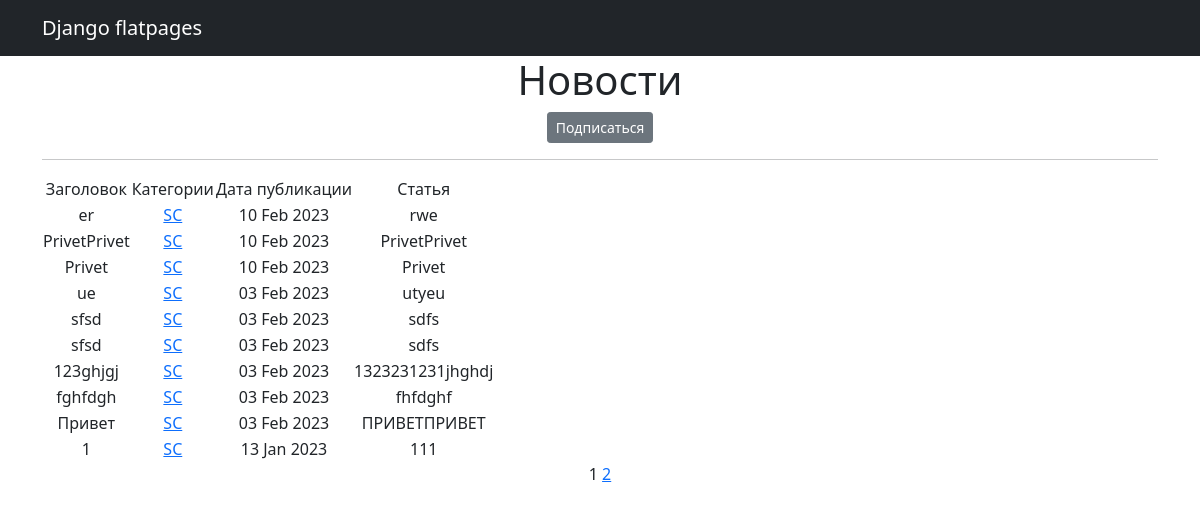
Page /categories/1 on the earlier database version.
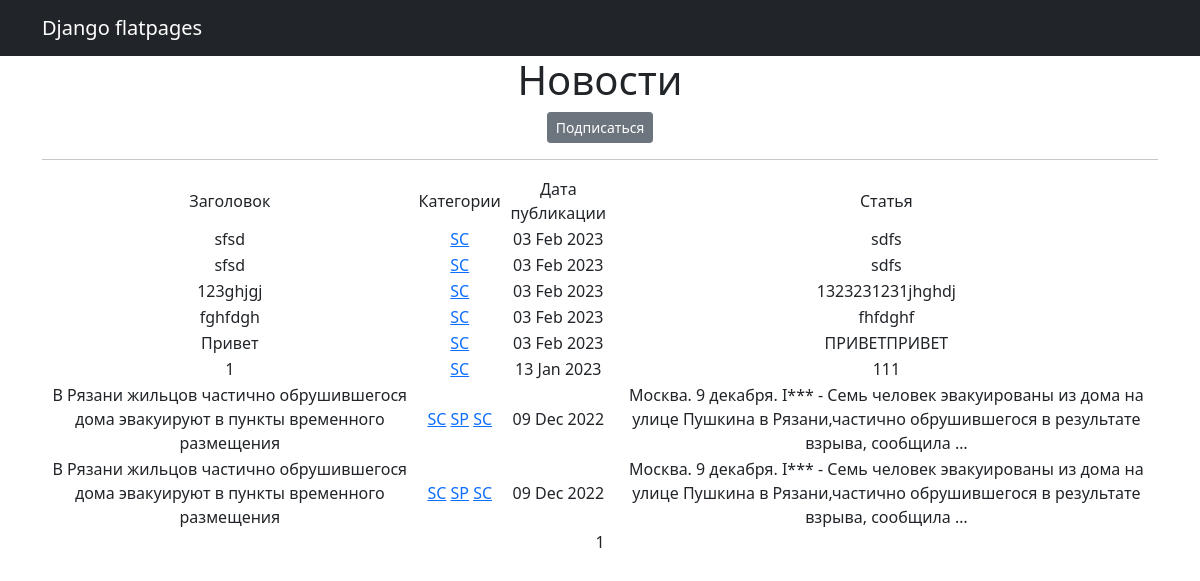
Same page on the later database version.
### news/models.py (models this page shows, shortened)
class Post(models.Model):
    author = models.ForeignKey(Author, on_delete=models.CASCADE)
    type_of_post = models.CharField(max_length=2, choices=type_post)
    time_in = models.DateTimeField(auto_now_add=True)
    title = models.CharField(max_length=255)
    text = models.TextField()
    rating_post = models.IntegerField(default=0)
    post_category = models.ManyToManyField(Category, through='PostCategory')
    @property
    def rating(self):
        return self.rating_post

class Category(models.Model):
    name_category = models.CharField(unique=True, max_length=2, choices=category)
    subscribers = models.ManyToManyField(User, blank=True, null=True, related_name='categories')
    def __str__(self):
        return self.name_category

### news/views.py (the view)
# urls.py: path('categories/<int:pk>', CategoryListView.as_view(), name='category_list'),
class CategoryListView(NewsList):
    model = Post
    template_name = 'category_list.html'
    context_object_name = 'category_news_list'
    def get_queryset(self):
        self.category = get_object_or_404(Category, id=self.kwargs['pk'])
        queryset = Post.objects.filter(post_category=self.category).order_by('-time_in')
        return queryset
    def get_context_data(self, **kwargs):
        context = super().get_context_data(**kwargs)
        context['is_not_subscriber'] = self.request.user not in self.category.subscribers.all()
        context['category'] = self.category
        return context

### news/templatetags/custom_filter.py (called while the page is built)
@register.filter()
def censor(value: str) -> str:
    CURRENCY_WORDS = {'INTERFAX.RU':True,
                      'умерших': True
                      }
    try:
        if not isinstance(value, str):
            raise Exception('Error')
        a = value
        for word in list(CURRENCY_WORDS.keys()):
            if word in a:
                a = a.replace(word, f'{word[:1]}***')
            if word.capitalize() in a:
                a = a.replace(word.capitalize(), f'{word[:1].capitalize()}***')
        return a
    except Exception as e:
        print(e)

### templates/category_list.html (shortened to what this page needs)
{% extends 'flatpages/default.html' %}
{% load custom_filter %}
{% block content %}
   <h1>Новости</h1>
        {% if is_not_subscriber %}
            <p class="text-center"><a href="{% url 'subscribe' category.id %}" class="btn btn-secondary btn-sm">Подписаться</a></p>
        {% endif %}
    <hr>
   {% if category_news_list %}
       <table>
           <tr>
               <td>Заголовок</td>
               <td>Категории</td>
               <td>Дата публикации</td>
               <td>Статья</td>
           </tr>
           {% for post in category_news_list %}
           <tr>
               <td>{{ post.title }}</td>
               <td>
                   {% for category in post.post_category.all %}
                        <a href="{% url 'category_list' category.id %}">{{ category }}</a>
                   {% endfor %}
               </td>
               <td>{{ post.time_in|date:'d M Y' }}</td>
               <td>{{ post.text|truncatewords:20|censor }}</td>
           </tr>
           {% endfor %}
       </table>
   {% else %}
       <h2>Новостей нет!</h2>
   {% endif %}
   {{ page_obj.number }}
   {% if page_obj.has_next %}
       <a href="?page={{ page_obj.next_page_number }}">{{ page_obj.next_page_number }}</a>
   {% endif %}
{% endblock content %}

### templates/flatpages/default.html (shortened to what this page needs)
<!DOCTYPE html>
<html lang="en">
    <head>
        {% load static %}
        <link href="{% static 'css/styles.css' %}" rel="stylesheet" />
    </head>
    <body>
        <nav class="navbar navbar-expand-lg navbar-dark bg-dark static-top">
            <div class="container">
                <a class="navbar-brand" href="#">Django flatpages</a>
                </div>
        </nav>
        <div class="container">
            <div class="row">
                <div class="col-lg-12 text-center">
                    {% block content %}{% endblock content %}
                </div>
            </div>
        </div>
    </body>
</html>

Differences in the rows shown:
removed Post: title "er", time_in "10 Feb 2023", text|censor "rwe", Category (name_category "SC")
removed Post: title "PrivetPrivet", time_in "10 Feb 2023", text|censor "PrivetPrivet", Category (name_category "SC")
removed Post: title "Privet", time_in "10 Feb 2023", text|censor "Privet", Category (name_category "SC")
removed Post: title "ue", time_in "03 Feb 2023", text|censor "utyeu", Category (name_category "SC")
now on this page (row unchanged): Post: title "В Рязани жильцов частично обрушившегося дома эвакуируют в пункты временного размещения", time_in "09 Dec 2022", text|censor "Москва. 9 декабря. I*** - Семь человек эвакуированы из дома на улице Пушкина в Рязани,частично обрушившегося в результате взрыва, сообщила …", Category (name_category "SC")
now on this page (row unchanged): Category: name_category "SP"
Other differences:
{{ page_obj.next_page_number }}: "2" → (not shown)
